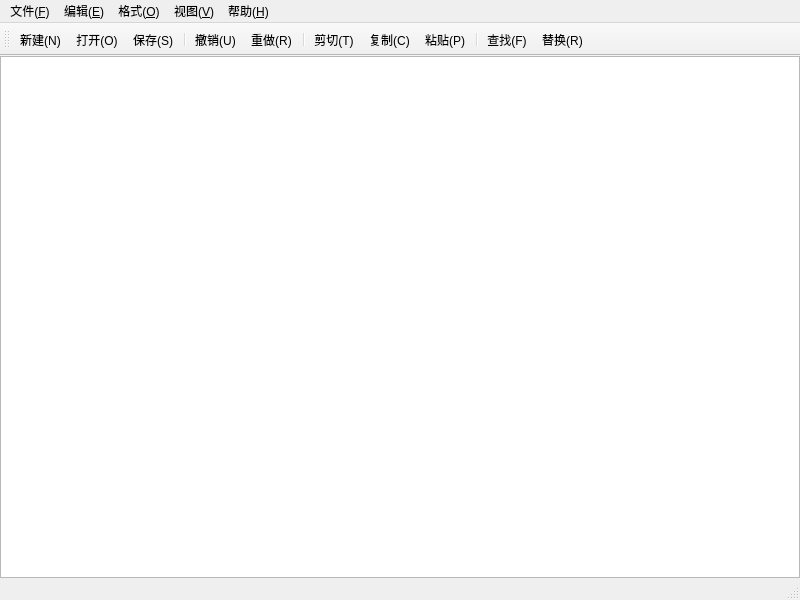
<?xml version="1.0" encoding="UTF-8"?>
<ui version="4.0">
 <class>MainWindow</class>
 <widget class="QMainWindow" name="MainWindow">
  <property name="geometry">
   <rect>
    <x>0</x>
    <y>0</y>
    <width>800</width>
    <height>600</height>
   </rect>
  </property>
  <property name="windowTitle">
   <string>简单文本编辑器</string>
  </property>
  <widget class="QWidget" name="centralwidget">
   <layout class="QVBoxLayout" name="verticalLayout">
    <property name="leftMargin">
     <number>0</number>
    </property>
    <property name="topMargin">
     <number>0</number>
    </property>
    <property name="rightMargin">
     <number>0</number>
    </property>
    <property name="bottomMargin">
     <number>0</number>
    </property>
    <item>
     <widget class="CodeEditor" name="textEdit">
      <property name="lineWrapMode">
       <enum>QPlainTextEdit::NoWrap</enum>
      </property>
     </widget>
    </item>
   </layout>
  </widget>
  <widget class="QMenuBar" name="menubar">
   <property name="geometry">
    <rect>
     <x>0</x>
     <y>0</y>
     <width>800</width>
     <height>21</height>
    </rect>
   </property>
   <widget class="QMenu" name="menuFile">
    <property name="title">
     <string>文件(&amp;F)</string>
    </property>
    <addaction name="actionNew"/>
    <addaction name="actionOpen"/>
    <addaction name="separator"/>
    <addaction name="actionSave"/>
    <addaction name="actionSaveAs"/>
    <addaction name="separator"/>
    <addaction name="actionExit"/>
   </widget>
   <widget class="QMenu" name="menuEdit">
    <property name="title">
     <string>编辑(&amp;E)</string>
    </property>
    <addaction name="actionUndo"/>
    <addaction name="actionRedo"/>
    <addaction name="separator"/>
    <addaction name="actionCut"/>
    <addaction name="actionCopy"/>
    <addaction name="actionPaste"/>
    <addaction name="separator"/>
    <addaction name="actionSelectAll"/>
    <addaction name="separator"/>
    <addaction name="actionFind"/>
    <addaction name="actionReplace"/>
   </widget>
   <widget class="QMenu" name="menuFormat">
    <property name="title">
     <string>格式(&amp;O)</string>
    </property>
    <addaction name="actionFont"/>
    <addaction name="actionFontColor"/>
    <addaction name="actionBackgroundColor"/>
    <addaction name="separator"/>
    <addaction name="actionWordWrap"/>
   </widget>
   <widget class="QMenu" name="menuView">
    <property name="title">
     <string>视图(&amp;V)</string>
    </property>
    <addaction name="actionToolbar"/>
    <addaction name="actionStatusbar"/>
    <addaction name="actionLineNumbers"/>
   </widget>
   <widget class="QMenu" name="menuHelp">
    <property name="title">
     <string>帮助(&amp;H)</string>
    </property>
    <addaction name="actionAbout"/>
   </widget>
   <addaction name="menuFile"/>
   <addaction name="menuEdit"/>
   <addaction name="menuFormat"/>
   <addaction name="menuView"/>
   <addaction name="menuHelp"/>
  </widget>
  <widget class="QToolBar" name="toolBar">
   <property name="windowTitle">
    <string>工具栏</string>
   </property>
   <attribute name="toolBarArea">
    <enum>TopToolBarArea</enum>
   </attribute>
   <attribute name="toolBarBreak">
    <bool>false</bool>
   </attribute>
   <addaction name="actionNew"/>
   <addaction name="actionOpen"/>
   <addaction name="actionSave"/>
   <addaction name="separator"/>
   <addaction name="actionUndo"/>
   <addaction name="actionRedo"/>
   <addaction name="separator"/>
   <addaction name="actionCut"/>
   <addaction name="actionCopy"/>
   <addaction name="actionPaste"/>
   <addaction name="separator"/>
   <addaction name="actionFind"/>
   <addaction name="actionReplace"/>
  </widget>
  <widget class="QStatusBar" name="statusbar"/>
  <action name="actionNew">
   <property name="text">
    <string>新建(&amp;N)</string>
   </property>
   <property name="shortcut">
    <string>Ctrl+N</string>
   </property>
  </action>
  <action name="actionOpen">
   <property name="text">
    <string>打开(&amp;O)</string>
   </property>
   <property name="shortcut">
    <string>Ctrl+O</string>
   </property>
  </action>
  <action name="actionSave">
   <property name="text">
    <string>保存(&amp;S)</string>
   </property>
   <property name="shortcut">
    <string>Ctrl+S</string>
   </property>
  </action>
  <action name="actionSaveAs">
   <property name="text">
    <string>另存为(&amp;A)...</string>
   </property>
   <property name="shortcut">
    <string>Ctrl+Shift+S</string>
   </property>
  </action>
  <action name="actionExit">
   <property name="text">
    <string>退出(&amp;X)</string>
   </property>
  </action>
  <action name="actionUndo">
   <property name="text">
    <string>撤销(&amp;U)</string>
   </property>
   <property name="shortcut">
    <string>Ctrl+Z</string>
   </property>
  </action>
  <action name="actionRedo">
   <property name="text">
    <string>重做(&amp;R)</string>
   </property>
   <property name="shortcut">
    <string>Ctrl+Y</string>
   </property>
  </action>
  <action name="actionCut">
   <property name="text">
    <string>剪切(&amp;T)</string>
   </property>
   <property name="shortcut">
    <string>Ctrl+X</string>
   </property>
  </action>
  <action name="actionCopy">
   <property name="text">
    <string>复制(&amp;C)</string>
   </property>
   <property name="shortcut">
    <string>Ctrl+C</string>
   </property>
  </action>
  <action name="actionPaste">
   <property name="text">
    <string>粘贴(&amp;P)</string>
   </property>
   <property name="shortcut">
    <string>Ctrl+V</string>
   </property>
  </action>
  <action name="actionSelectAll">
   <property name="text">
    <string>全选(&amp;L)</string>
   </property>
   <property name="shortcut">
    <string>Ctrl+A</string>
   </property>
  </action>
  <action name="actionFind">
   <property name="text">
    <string>查找(&amp;F)...</string>
   </property>
   <property name="shortcut">
    <string>Ctrl+F</string>
   </property>
  </action>
  <action name="actionReplace">
   <property name="text">
    <string>替换(&amp;R)...</string>
   </property>
   <property name="shortcut">
    <string>Ctrl+H</string>
   </property>
  </action>
  <action name="actionFont">
   <property name="text">
    <string>字体(&amp;F)...</string>
   </property>
  </action>
  <action name="actionFontColor">
   <property name="text">
    <string>字体颜色(&amp;C)...</string>
   </property>
  </action>
  <action name="actionBackgroundColor">
   <property name="text">
    <string>背景颜色(&amp;B)...</string>
   </property>
  </action>
  <action name="actionWordWrap">
   <property name="checkable">
    <bool>true</bool>
   </property>
   <property name="text">
    <string>自动换行(&amp;W)</string>
   </property>
  </action>
  <action name="actionToolbar">
   <property name="checkable">
    <bool>true</bool>
   </property>
   <property name="checked">
    <bool>true</bool>
   </property>
   <property name="text">
    <string>工具栏</string>
   </property>
  </action>
  <action name="actionStatusbar">
   <property name="checkable">
    <bool>true</bool>
   </property>
   <property name="checked">
    <bool>true</bool>
   </property>
   <property name="text">
    <string>状态栏</string>
   </property>
  </action>
  <action name="actionLineNumbers">
   <property name="checkable">
    <bool>true</bool>
   </property>
   <property name="text">
    <string>行号</string>
   </property>
  </action>
  <action name="actionAbout">
   <property name="text">
    <string>关于(&amp;A)...</string>
   </property>
  </action>
 </widget>
 <customwidgets>
  <customwidget>
   <class>CodeEditor</class>
   <extends>QPlainTextEdit</extends>
   <header>codeeditor.h</header>
  </customwidget>
 </customwidgets>
 <resources/>
 <connections/>
</ui>
